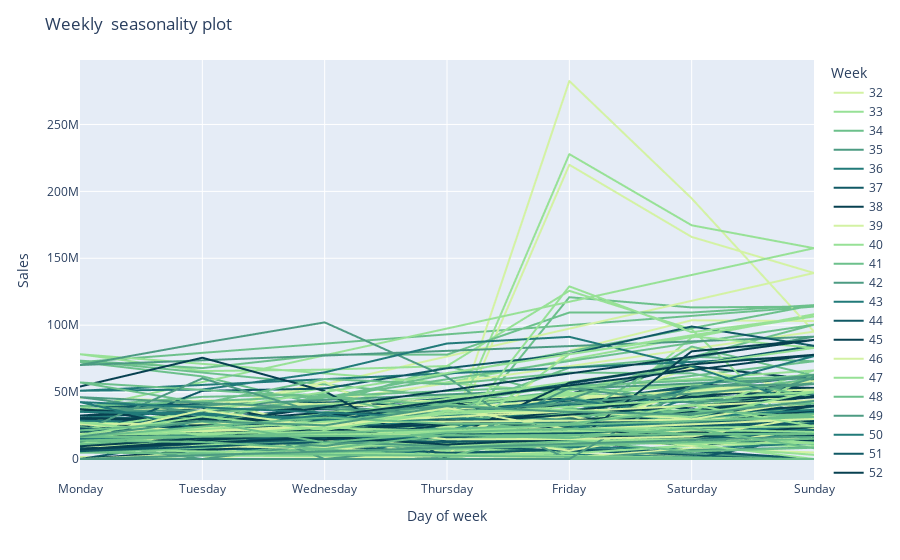

Source (notebook cell):
### Markdown cell above
## Seasonal plots - weekly

In general, sales is low at the beginning of each week and rises gradually towards weekend.

### Code cell
ts = df_wide.iloc[:,0]
fig = px.line(x=ts.index.day_name(), 
              y=ts,
              color=ts.index.isocalendar().week,
              color_discrete_sequence=px.colors.sequential.Emrld
              )

fig.update_layout(title_text='Weekly  seasonality plot',
                  legend_title_text='Week')
fig.update_xaxes(title='Day of week')
fig.update_yaxes(title='Sales')

fig.show()
